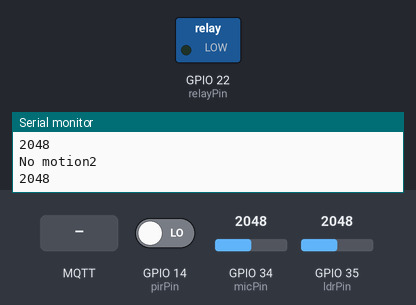
A program run on a simulated ESP32. On the bench: switched loads named in the program (green lamp = pin HIGH), the last lines printed to the serial monitor. The inputs (shaded band) are chosen by the test bench; at power-on: GPIO 14 (pirPin) LOW, GPIO 34 (micPin) = 2048, GPIO 35 (ldrPin) = 2048. WiFi joins after 1.5 s; servers stay silent unless stated; no MQTT or app messages arrive unless stated.

Above: at 2.7 s.
2.8 s: MQTT message "ON" arrives on the first subscribed topic
At 4.7 s:
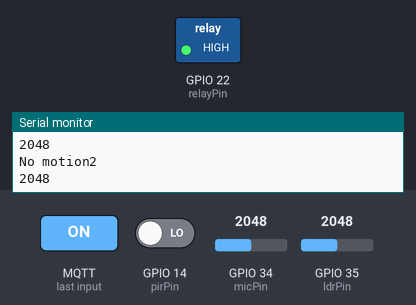
10.0 s: MQTT message "OFF" arrives on the first subscribed topic
At 11.6 s:
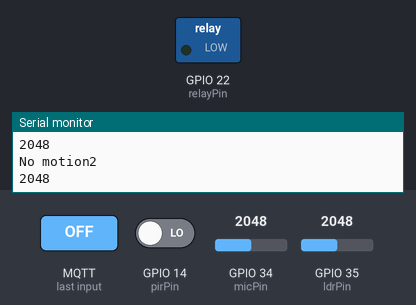
Timing chart, 0 to 13.0 s (numbered marks = the images above; inputs shaded):
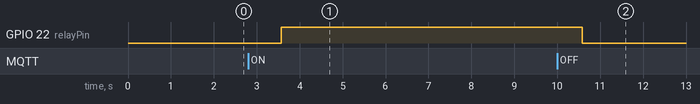

Measured:
- after the input at 2.8 s, GPIO 22 (relayPin): LOW → HIGH after 0.77 s
- after the input at 10.0 s, GPIO 22 (relayPin): HIGH → LOW after 0.58 s

The program:

main.cpp
```cpp
#include <WiFi.h>
#include <PubSubClient.h>

const char* ssid = "Mi 10";
const char* password = "77777777";

// MQTT Broker IP & credentials
const char* mqtt_server = "206.189.51.153";
const char* mqtt_user = "userA";
const char* mqtt_password = "12345678913";

// Pin definitions
const int relayPin = 22;
const int ldrPin = 35;
const int pirPin = 14;
const int micPin = 34;

WiFiClient espClient;
PubSubClient client(espClient);

// States
bool relayOn = false;
int lastPirState = LOW;

// Clap detection
const int clapThreshold = 500;
const int clapDebounce = 200;
const int doubleClapWindow = 500;
unsigned long lastClapTime = 0;
unsigned long firstClapTime = 0;
int clapCount = 0;

void setup_wifi() {
  delay(10);
  Serial.println("Connecting to WiFi...");
  WiFi.begin(ssid, password);
  while (WiFi.status() != WL_CONNECTED) {
    delay(500);
    Serial.print(".");
  }
  Serial.println("\nWiFi connected");
  Serial.print("IP address: ");
  Serial.println(WiFi.localIP());
}

void callback(char* topic, byte* payload, unsigned int length) {
  String message;
  for (unsigned int i = 0; i < length; i++) {
    message += (char)payload[i];
  }

  Serial.print("Message arrived [");
  Serial.print(topic);
  Serial.print("]: ");
  Serial.println(message);

  if (String(topic) == "home/relay1/control") {
    if (message == "ON") {
      relayOn = true;
      digitalWrite(relayPin, HIGH);
    } else if (message == "OFF") {
      relayOn = false;
      digitalWrite(relayPin, LOW);
    }
  }
}

void reconnect() {
  while (!client.connected()) {
    Serial.print("Attempting MQTT connection...");
    if (client.connect("ESP32Client", mqtt_user, mqtt_password)) {
      Serial.println("connected");
      client.subscribe("home/relay1/control");
    } else {
      Serial.print("failed, rc=");
      Serial.print(client.state());
      delay(2000);
    }
  }
}

void setup() {
  Serial.begin(115200);
  pinMode(relayPin, OUTPUT);
  digitalWrite(relayPin, LOW);
  pinMode(ldrPin, INPUT);
  pinMode(pirPin, INPUT);
  setup_wifi();
  client.setServer(mqtt_server, 1883);
  client.setCallback(callback);
}

void loop() {
  if (!client.connected()) {
    reconnect();
  }
  client.loop();

  // Publish LDR value
  int ldrValue = analogRead(ldrPin);
  char ldrStr[10];
  sprintf(ldrStr, "%d", ldrValue);
  client.publish("home/relay1/photoresistor", ldrStr);

  // Publish PIR changes
  int pirState = digitalRead(pirPin);
 // if (pirState != lastPirState) {
    client.publish("home/relay1/pir", pirState == HIGH ? "Motion2" : "No motion2");
    Serial.println(pirState == HIGH ? "Motion2" : "No motion2" );
   // lastPirState = pirState;
 // }

  // Detect double clap
  int micValue = analogRead(micPin);
  unsigned long currentTime = millis();
  Serial.println(micValue);
  if (micValue > clapThreshold && (currentTime - lastClapTime) > clapDebounce) {
    lastClapTime = currentTime;
    clapCount++;
    if (clapCount == 1) {
      firstClapTime = currentTime;
    //  Serial.println("First clap detected!");
    } else if (clapCount == 2 && (currentTime - firstClapTime) <= doubleClapWindow) {
      Serial.println("Double clap detected! Toggling relay.");
      relayOn = !relayOn;
      digitalWrite(relayPin, relayOn ? HIGH : LOW);
      clapCount = 0;
    } else if ((currentTime - firstClapTime) > doubleClapWindow) {
      clapCount = 0;
    }
  }

  delay(1000);
}
```

detectMotion.cpp
```cpp
// int ledPin = 13; // choose the pin for the LED

// int inputPin = 2; // choose the input pin (for PIR sensor)

// int pirState = LOW; // we start, assuming no motion detected

// int val = 0; // variable for reading the pin status

// //variables needed to store values

// long pulse, inches, cm;

// void setup() {

// pinMode(ledPin, OUTPUT); // declare LED as output

// pinMode(inputPin, INPUT); // declare sensor as input

// Serial.begin(9600);

// }

// void loop(){

// val = digitalRead(inputPin); // read input value

// if (val == HIGH) { // check if the input is HIGH

// setColor(250,0,255,ledPin); // choose the color value

// digitalWrite(ledPin, HIGH); // turn LED ON

// if (pirState == LOW) {

// // we have just turned on

// Serial.println(“Motion detected!”);

// // We only want to print on the output change, not state

// pirState = HIGH;

// pulse = pulseIn(inputPin, HIGH);

// //147uS per inch

// inches = pulse/147;

// //change inches to centimetres

// cm = inches * 2.54;

// Serial.print(inches); // print for the inches value

// Serial.print(“in, “);

// Serial.print(cm);

// Serial.print(“cm”); // print for the centinetres value

// Serial.println();

// delay(500);

// }

// } else {

// digitalWrite(ledPin, LOW); // turn LED OFF

// if (pirState == HIGH){

// // we have just turned of

// Serial.println(“Motion ended!”);

// // We only want to print on the output change, not state

// pirState = LOW;

// }

// }

// }

// void setColor(int red, int green, int blue,int led) // color function to set the color you want for the LED

// {

// #ifdef COMMON_ANODE

// red = 255 – red; // the red channel value

// green = 255 – green; // the green channel value

// blue = 255 – blue; // the blue channel value

// #endif

// // dedicate every channel value to get one color

// analogWrite(led, red);

// analogWrite(led, green);

// analogWrite(led, blue);

// }
```

weatherGET.cpp
```cpp
// #include <WiFi.h>
// #include <HTTPClient.h>
// #include <Arduino_JSON.h>

// // Replace with your actual WiFi credentials
// const char* ssid = "Mi 10";
// const char* password = "22222222";

// // Replace with your OpenWeatherMap API key
// String openWeatherMapApiKey = "42342f9399873f9fc8c61865fec9fb46";

// // City and Country Code
// String city = "Tashkent";
// String countryCode = "UZ";

// // Timing
// unsigned long lastTime = 0;
// unsigned long timerDelay = 10000; // 10 seconds

// String jsonBuffer;

// // ========= HTTP GET Request Function =========
// String httpGETRequest(const char* serverName) {
//   WiFiClient client;
//   HTTPClient http;

//   http.begin(client, serverName);
//   int httpResponseCode = http.GET();

//   String payload = "{}";

//   if (httpResponseCode > 0) {
//     Serial.print("HTTP Response code: ");
//     Serial.println(httpResponseCode);
//     payload = http.getString();
//   } else {
//     Serial.print("Error code: ");
//     Serial.println(httpResponseCode);
//   }

//   http.end();
//   return payload;
// }

// // ========= Setup =========
// void setup() {
//   Serial.begin(115200);

//   WiFi.begin(ssid, password);
//   Serial.println("Connecting to WiFi...");
//   while (WiFi.status() != WL_CONNECTED) {
//     delay(500);
//     Serial.print(".");
//   }
//   Serial.println();
//   Serial.print("Connected! IP: ");
//   Serial.println(WiFi.localIP());

//   Serial.println("Waiting 10 seconds before first request...");
// }

// // ========= Loop =========
// void loop() {
//   if ((millis() - lastTime) > timerDelay) {
//     if (WiFi.status() == WL_CONNECTED) {
//       String serverPath = "http://api.openweathermap.org/data/2.5/weather?q=" + city + "," + countryCode + "&units=metric&APPID=" + openWeatherMapApiKey;

//       jsonBuffer = httpGETRequest(serverPath.c_str());
//       Serial.println("Raw JSON:");
//       Serial.println(jsonBuffer);

//       JSONVar myObject = JSON.parse(jsonBuffer);

//       if (JSON.typeof(myObject) == "undefined") {
//         Serial.println("❌ Failed to parse JSON.");
//         return;
//       }

//       Serial.println("✅ Weather Data:");
//       Serial.print("City: ");
//       Serial.println((const char*)myObject["name"]);

//       Serial.print("Temperature (°C): ");
//       Serial.println((double)myObject["main"]["temp"]);

//       Serial.print("Pressure (hPa): ");
//       Serial.println((int)myObject["main"]["pressure"]);

//       Serial.print("Humidity (%): ");
//       Serial.println((int)myObject["main"]["humidity"]);

//       Serial.print("Wind Speed (m/s): ");
//       Serial.println((double)myObject["wind"]["speed"]);
//     } else {
//       Serial.println("❌ WiFi Disconnected.");
//     }
//     lastTime = millis();
//   }
// }
```

wifi_mode.cpp
```cpp
// #include <Arduino.h>
// #include <WiFi.h>
// #define LED 2

// const char* ssid = "Ikrom_180";
// const char* password = "123456789";

// void initWiFi() {
//   WiFi.mode(WIFI_STA);
//   WiFi.begin(ssid, password);
//   Serial.print("Connecting to My WiFi called Mi 10 ..");
//   while (WiFi.status() != WL_CONNECTED) {
//     Serial.print('.');
//     delay(1000);
//   }
//   Serial.println(WiFi.localIP());
// }


// void setup() {
//   Serial.begin(115200);
//   initWiFi();
//   Serial.print("RRSI: ");
//   Serial.println(WiFi.RSSI());
// }

// void loop() {
//     if (WiFi.status() == WL_CONNECTED) {
//     Serial.println("WiFi is connected.");
//   } else {
//     Serial.println("WiFi is NOT connected.");
//   }
//   Serial.println(WiFi.localIP() + "SSSSSSSSS");
//   delay(5000);
// }
```
